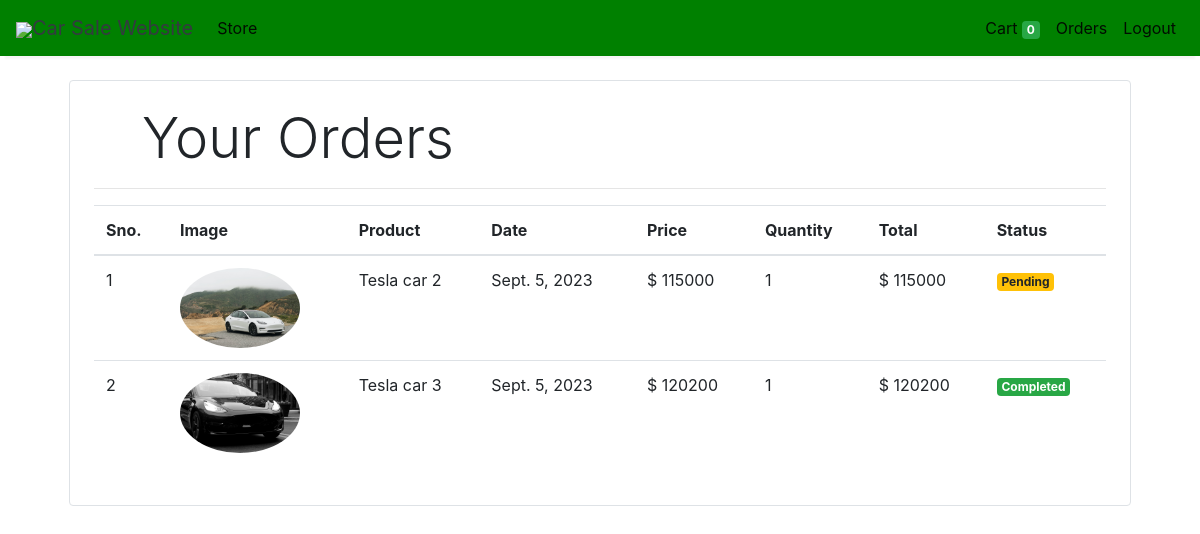
Screenshot of /orders (signed in) with the database file from the repository.
### store/models/orders.py (models this page shows, shortened)
class Order(models.Model):
    product = models.ForeignKey(Products,
                                on_delete=models.CASCADE)
    customer = models.ForeignKey(Customer,
                                 on_delete=models.CASCADE)
    quantity = models.IntegerField(default=1)
    price = models.IntegerField()
    address = models.CharField (max_length=50, default='', blank=True)
    phone = models.CharField (max_length=50, default='', blank=True)
    date = models.DateField (default=datetime.datetime.today)
    status = models.BooleanField (default=False)
    @staticmethod
    def get_orders_by_customer(customer_id):
        return Order.objects.filter(customer=customer_id).order_by('-date')

### store/models/product.py (models this page shows, shortened)
class Products(models.Model):
    name = models.CharField(max_length=60)
    price= models.IntegerField(default=0)
    category= models.ForeignKey(Category,on_delete=models.CASCADE,default=1 )
    description= models.CharField(max_length=250, default='', blank=True, null= True)
    image= models.ImageField(upload_to='uploads/products/')

### store/middlewares/auth.py (the view)
    def middleware(request):
        print(request.session.get('customer'))
        returnUrl = request.META['PATH_INFO']
        print(request.META['PATH_INFO'])
        if not request.session.get('customer'):
           return redirect(f'login?return_url={returnUrl}')
        response = get_response(request)
        return response

### store/templatetags/custom_filter.py (called while the page is built)
@register.filter(name='currency')
def currency(number):
    return "$ "+str(number)

@register.filter(name='multiply')
def multiply(number , number1):
    return number * number1

### store/views/orders.py (called while the page is built)
    def get(self , request ):
        customer = request.session.get('customer')
        orders = Order.get_orders_by_customer(customer)
        print(orders)
        return render(request , 'orders.html'  , {'orders' : orders})

### store/templates/orders.html
{% extends 'base.html' %}
{% block content %}
{% load cart %}
{% load custom_filter %}
<div class="container">
   <div class="border rounded p-4 m-4">
        <p class="display-4 pl-4 ml-4">Your Orders</p>
        <hr>
        <table class="table">
            <thead>
                <tr>
                    <th>Sno.</th>
                    <th>Image</th>
                    <th>Product</th>
                    <th>Date</th>
                    <th>Price</th>
                    <th>Quantity</th>
                    <th>Total</th>
                    <th>Status</th>
                </tr>
            </thead>
            <tbody>
                {% for order in orders %}
                <tr>
                    <td>{{forloop.counter}}</td>
                    <td><img style="height: 80px;" class="rounded-circle" src="{{order.product.image.url}}" alt=""></td>
                    <td>{{order.product.name}}</td>
                    <td>{{order.date}}</td>
                    <td>{{order.price|currency}}</td>
                    <td>{{order.quantity}}</td>
                    <td>{{order.quantity|multiply:order.price|currency}}</td>
                    {% if order.status %}
                    <td><small class="badge badge-success">Completed</small></td>
                    {%else%}
                    <td><small class="badge badge-warning">Pending</small></td>
                    {% endif %}
                </tr>
                {% endfor %}
            </tbody>
        </table>
   </div>
</div>
{% endblock %}

### store/templates/base.html (shortened to what this page needs)
<!DOCTYPE html>
<html lang="en">
  <head>
    <link
      rel="stylesheet"
      href="https://maxcdn.bootstrapcdn.com/bootstrap/4.0.0/css/bootstrap.min.css"
    />
  </head>
  <body>
    <nav
      class="one-edge-shadow navbar navbar-light sticky-top navbar navbar-expand-lg text-white"
    >
      <a class="navbar-brand ms-3 text-dark" href="/">
        <link
          rel="stylesheet"
          href="https://use.fontawesome.com/releases/v5.7.0/css/all.css"
        />
        <img
          src="https://t4.ftcdn.net/jpg/02/27/41/89/240_F_227418974_Zo4wjc94wNAbiUnspHUnqHsR2sHJaT70.jpg"
          style="width:50px;height:50px,color:text-danger"
        />Car Sale Website
      </a>
      <div class="collapse navbar-collapse" id="navbarSupportedContent">
        <ul class="navbar-nav mr-auto">
          <li class="nav-item active">
            <a class="nav-link" href="/store"
              >Store <span class="sr-only">(current)</span></a
            >
          </li>
        </ul>
        <ul class="navbar-nav my-2 my-lg-0">
          <li class="nav-item active">
            <a class="nav-link" href="/cart"
              >Cart
              <span class="badge badge-success"
                >{{request.session.cart.keys|length}}</span
              >
              <span class="sr-only">(current)</span></a
            >
          </li>
          {% if request.session.customer %}
          <li class="nav-item active">
            <a class="nav-link" href="/orders"
              >Orders<span class="sr-only">(current)</span></a
            >
          </li>
          <li class="nav-item active">
            <a class="nav-link" href="/logout"
              >Logout<span class="sr-only">(current)</span></a
            >
          </li>
          {% endif %}
        </ul>
      </div>
    </nav>
    {% block content %}{% endblock %}
  </body>
</html>

### store/templates/base.html (style rules this page uses)
nav { background-color: green; }
.one-edge-shadow { box-shadow: 0 8px 2px -5px rgb(246, 245, 245); }

### rows the page displays
Order: product.image (picture), product.name "Tesla car 2", date "Sept. 5, 2023", price "$ 115000", quantity "1", quantity|multiply "$ 115000", status "Pending"
Order: product.image (picture), product.name "Tesla car 3", date "Sept. 5, 2023", price "$ 120200", quantity "1", quantity|multiply "$ 120200", status "Completed"

### other values shown
{{ request.session.cart.keys|length }} "0"
